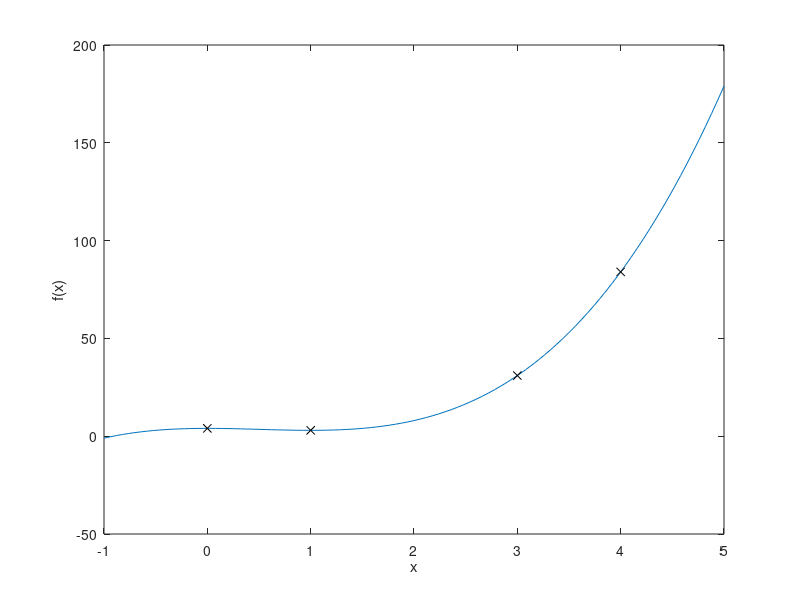

MATLAB code for this plot:
x = linspace(-1,5,101);
f1 = 2.*x.^3 - 3.*x.^2 + 4;
xm = [0,1,3,4];
ym = [4,3,31,84];
plot(x,f1,xm,ym,'kx');
xlabel('x')
ylabel('f(x)')
